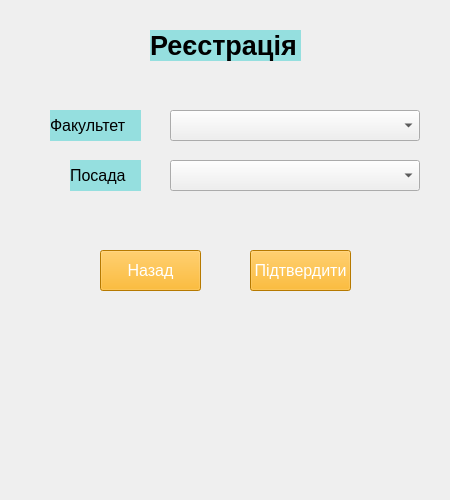
<?xml version="1.0" encoding="UTF-8"?>
<ui version="4.0">
 <class>Maissw</class>
 <widget class="QMainWindow" name="Maissw">
  <property name="geometry">
   <rect>
    <x>0</x>
    <y>0</y>
    <width>450</width>
    <height>500</height>
   </rect>
  </property>
  <property name="windowTitle">
   <string>MainWindow</string>
  </property>
  <widget class="QWidget" name="centralwidget">
   <widget class="QLabel" name="main_lable">
    <property name="geometry">
     <rect>
      <x>150</x>
      <y>30</y>
      <width>151</width>
      <height>31</height>
     </rect>
    </property>
    <property name="font">
     <font>
      <pointsize>20</pointsize>
      <bold>true</bold>
     </font>
    </property>
    <property name="styleSheet">
     <string notr="true">background-color: rgb(149, 223, 223);</string>
    </property>
    <property name="text">
     <string>Реєстрація</string>
    </property>
   </widget>
   <widget class="QLabel" name="label_num_ph_2">
    <property name="geometry">
     <rect>
      <x>50</x>
      <y>110</y>
      <width>91</width>
      <height>31</height>
     </rect>
    </property>
    <property name="font">
     <font>
      <pointsize>12</pointsize>
      <bold>false</bold>
     </font>
    </property>
    <property name="toolTip">
     <string>&lt;html&gt;&lt;head/&gt;&lt;body&gt;&lt;p align=&quot;center&quot;&gt;&lt;br/&gt;&lt;/p&gt;&lt;/body&gt;&lt;/html&gt;</string>
    </property>
    <property name="styleSheet">
     <string notr="true">background-color: rgb(149, 223, 223);</string>
    </property>
    <property name="text">
     <string>Факультет</string>
    </property>
    <property name="margin">
     <number>3</number>
    </property>
   </widget>
   <widget class="QLabel" name="label_num_ph_3">
    <property name="geometry">
     <rect>
      <x>70</x>
      <y>160</y>
      <width>71</width>
      <height>31</height>
     </rect>
    </property>
    <property name="font">
     <font>
      <pointsize>12</pointsize>
      <bold>false</bold>
     </font>
    </property>
    <property name="toolTip">
     <string>&lt;html&gt;&lt;head/&gt;&lt;body&gt;&lt;p align=&quot;center&quot;&gt;&lt;br/&gt;&lt;/p&gt;&lt;/body&gt;&lt;/html&gt;</string>
    </property>
    <property name="styleSheet">
     <string notr="true">background-color: rgb(149, 223, 223);</string>
    </property>
    <property name="text">
     <string>Посада</string>
    </property>
    <property name="margin">
     <number>3</number>
    </property>
   </widget>
   <widget class="QPushButton" name="back4">
    <property name="geometry">
     <rect>
      <x>100</x>
      <y>250</y>
      <width>101</width>
      <height>41</height>
     </rect>
    </property>
    <property name="font">
     <font>
      <pointsize>12</pointsize>
     </font>
    </property>
    <property name="styleSheet">
     <string notr="true">background-color: rgb(255, 170, 0);
color: rgb(255, 255, 255);</string>
    </property>
    <property name="text">
     <string>Назад</string>
    </property>
   </widget>
   <widget class="QPushButton" name="submit4">
    <property name="geometry">
     <rect>
      <x>250</x>
      <y>250</y>
      <width>101</width>
      <height>41</height>
     </rect>
    </property>
    <property name="font">
     <font>
      <pointsize>12</pointsize>
     </font>
    </property>
    <property name="styleSheet">
     <string notr="true">background-color: rgb(255, 170, 0);
color: rgb(255, 255, 255);</string>
    </property>
    <property name="text">
     <string>Підтвердити</string>
    </property>
   </widget>
   <widget class="QComboBox" name="comboBox">
    <property name="geometry">
     <rect>
      <x>170</x>
      <y>110</y>
      <width>250</width>
      <height>31</height>
     </rect>
    </property>
    <item>
     <property name="text">
      <string/>
     </property>
    </item>
    <item>
     <property name="text">
      <string>Української мови</string>
     </property>
    </item>
    <item>
     <property name="text">
      <string>Математики</string>
     </property>
    </item>
    <item>
     <property name="text">
      <string>Іноземних мов</string>
     </property>
    </item>
    <item>
     <property name="text">
      <string>Фізики</string>
     </property>
    </item>
    <item>
     <property name="text">
      <string>Географії</string>
     </property>
    </item>
   </widget>
   <widget class="QComboBox" name="comboBox_2">
    <property name="geometry">
     <rect>
      <x>170</x>
      <y>160</y>
      <width>250</width>
      <height>31</height>
     </rect>
    </property>
    <item>
     <property name="text">
      <string/>
     </property>
    </item>
    <item>
     <property name="text">
      <string>Вчитель загальноосвітнього закладу</string>
     </property>
    </item>
    <item>
     <property name="text">
      <string>Вчитель закладу загальної середньої освіти</string>
     </property>
    </item>
   </widget>
   <widget class="QLabel" name="label">
    <property name="enabled">
     <bool>true</bool>
    </property>
    <property name="geometry">
     <rect>
      <x>0</x>
      <y>0</y>
      <width>450</width>
      <height>500</height>
     </rect>
    </property>
    <property name="maximumSize">
     <size>
      <width>450</width>
      <height>500</height>
     </size>
    </property>
    <property name="acceptDrops">
     <bool>false</bool>
    </property>
    <property name="text">
     <string/>
    </property>
    <property name="pixmap">
     <pixmap>4a7eaeae52140c9205af389cc1e2c7b7-Enhanced-transformed (1).jpeg</pixmap>
    </property>
   </widget>
   <zorder>label</zorder>
   <zorder>main_lable</zorder>
   <zorder>label_num_ph_2</zorder>
   <zorder>label_num_ph_3</zorder>
   <zorder>back4</zorder>
   <zorder>submit4</zorder>
   <zorder>comboBox</zorder>
   <zorder>comboBox_2</zorder>
  </widget>
 </widget>
 <resources/>
 <connections/>
</ui>
